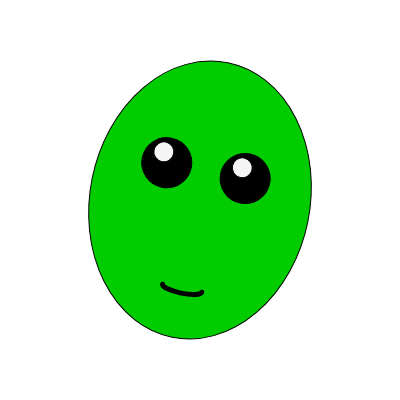
Frame 1 (no input)
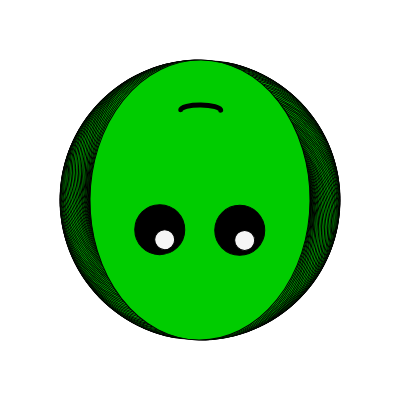
Frame 60 (no input)
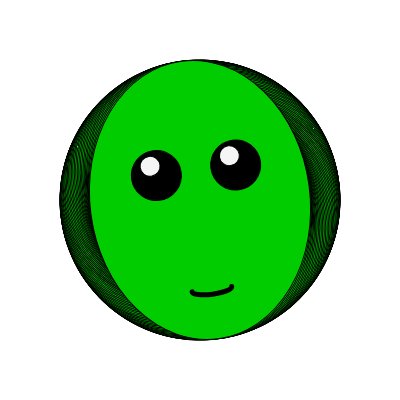
Frame 120 (the mouse pressed at the canvas centre since frame 60)

The p5.js sketch that drew these frames (run headless with seeded random() and noise() and a simulated clock; from frame 60 on, the mouse is pressed at the canvas centre):

// p5.js sketch
// ── sketch.js
let angle = 0.2; // controls rotation speed

function setup() {
  createCanvas(400, 400);
}

function draw() {

  fill(255); // stars
  noStroke();
  circle(random(width), random(height), 1); // random dot / stars


  push(); // save current drawing settings

  translate(200, 200);
  rotate(angle); // rotation

  strokeWeight(1);
  stroke(0);

  // head
  fill(0, 204, 0);
  ellipse(0, 0, 220, 280);

  // eyes
  fill(0);
  circle(-40, -30, 50);
  circle(40, -30, 50);
  fill(245);
  circle(-45, -40, 20);
  circle(35, -40, 20);

  // mouth
  noFill();
  strokeWeight(5);
  arc(0, 90, 40, 10, 0, PI);

  pop(); // restore original drawing settings

  // slowly increase angle for animation
  angle += 0.05;
}
